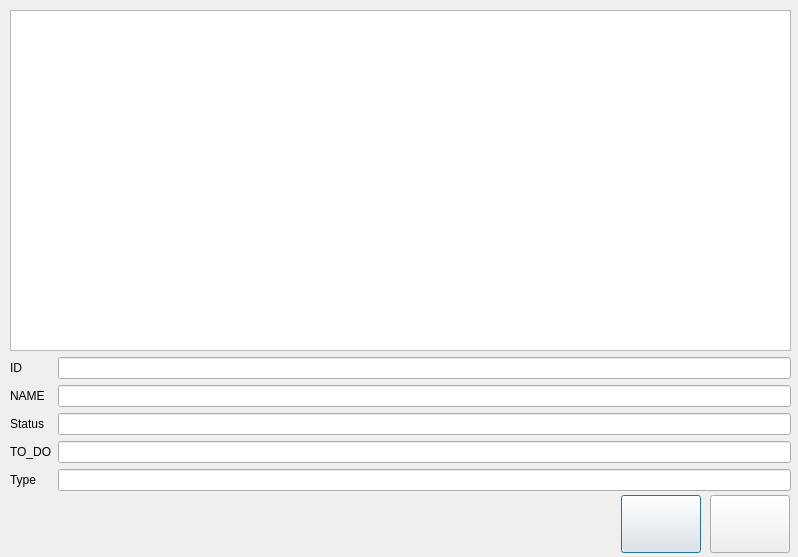
<?xml version="1.0" encoding="UTF-8"?>
<ui version="4.0">
 <class>EDIT_MAintenance</class>
 <widget class="QDialog" name="EDIT_MAintenance">
  <property name="geometry">
   <rect>
    <x>0</x>
    <y>0</y>
    <width>798</width>
    <height>557</height>
   </rect>
  </property>
  <property name="windowTitle">
   <string>Esprit-RP : Product management</string>
  </property>
  <widget class="QPushButton" name="pushButton">
   <property name="geometry">
    <rect>
     <x>621</x>
     <y>495</y>
     <width>80</width>
     <height>58</height>
    </rect>
   </property>
   <property name="cursor">
    <cursorShape>PointingHandCursor</cursorShape>
   </property>
   <property name="text">
    <string/>
   </property>
   <property name="icon">
    <iconset resource="../Ressources.qrc">
     <normaloff>:/Icones/Ressources/save-23.png</normaloff>:/Icones/Ressources/save-23.png</iconset>
   </property>
   <property name="iconSize">
    <size>
     <width>72</width>
     <height>48</height>
    </size>
   </property>
  </widget>
  <widget class="QPushButton" name="pushButton_2">
   <property name="geometry">
    <rect>
     <x>710</x>
     <y>495</y>
     <width>80</width>
     <height>58</height>
    </rect>
   </property>
   <property name="cursor">
    <cursorShape>PointingHandCursor</cursorShape>
   </property>
   <property name="text">
    <string/>
   </property>
   <property name="icon">
    <iconset resource="../Ressources.qrc">
     <normaloff>:/Icones/Ressources/exit.png</normaloff>:/Icones/Ressources/exit.png</iconset>
   </property>
   <property name="iconSize">
    <size>
     <width>73</width>
     <height>54</height>
    </size>
   </property>
  </widget>
  <widget class="QWidget" name="layoutWidget">
   <property name="geometry">
    <rect>
     <x>10</x>
     <y>10</y>
     <width>781</width>
     <height>481</height>
    </rect>
   </property>
   <layout class="QVBoxLayout" name="verticalLayout_3">
    <item>
     <widget class="QListView" name="listView"/>
    </item>
    <item>
     <layout class="QHBoxLayout" name="horizontalLayout">
      <item>
       <layout class="QVBoxLayout" name="verticalLayout_2">
        <item>
         <widget class="QLabel" name="label">
          <property name="text">
           <string>ID</string>
          </property>
         </widget>
        </item>
        <item>
         <widget class="QLabel" name="label_3">
          <property name="text">
           <string>NAME</string>
          </property>
         </widget>
        </item>
        <item>
         <widget class="QLabel" name="label_4">
          <property name="text">
           <string>Status</string>
          </property>
         </widget>
        </item>
        <item>
         <widget class="QLabel" name="label_5">
          <property name="text">
           <string>TO_DO</string>
          </property>
         </widget>
        </item>
        <item>
         <widget class="QLabel" name="label_2">
          <property name="text">
           <string>Type</string>
          </property>
         </widget>
        </item>
       </layout>
      </item>
      <item>
       <layout class="QVBoxLayout" name="verticalLayout">
        <item>
         <widget class="QLineEdit" name="lineEdit_ID"/>
        </item>
        <item>
         <widget class="QLineEdit" name="lineEdit_Name"/>
        </item>
        <item>
         <widget class="QLineEdit" name="lineEdit_Status"/>
        </item>
        <item>
         <widget class="QLineEdit" name="lineEdit_todo"/>
        </item>
        <item>
         <widget class="QLineEdit" name="lineEdit_type"/>
        </item>
       </layout>
      </item>
     </layout>
    </item>
   </layout>
  </widget>
 </widget>
 <resources>
  <include location="../Ressources.qrc"/>
 </resources>
 <connections/>
</ui>
